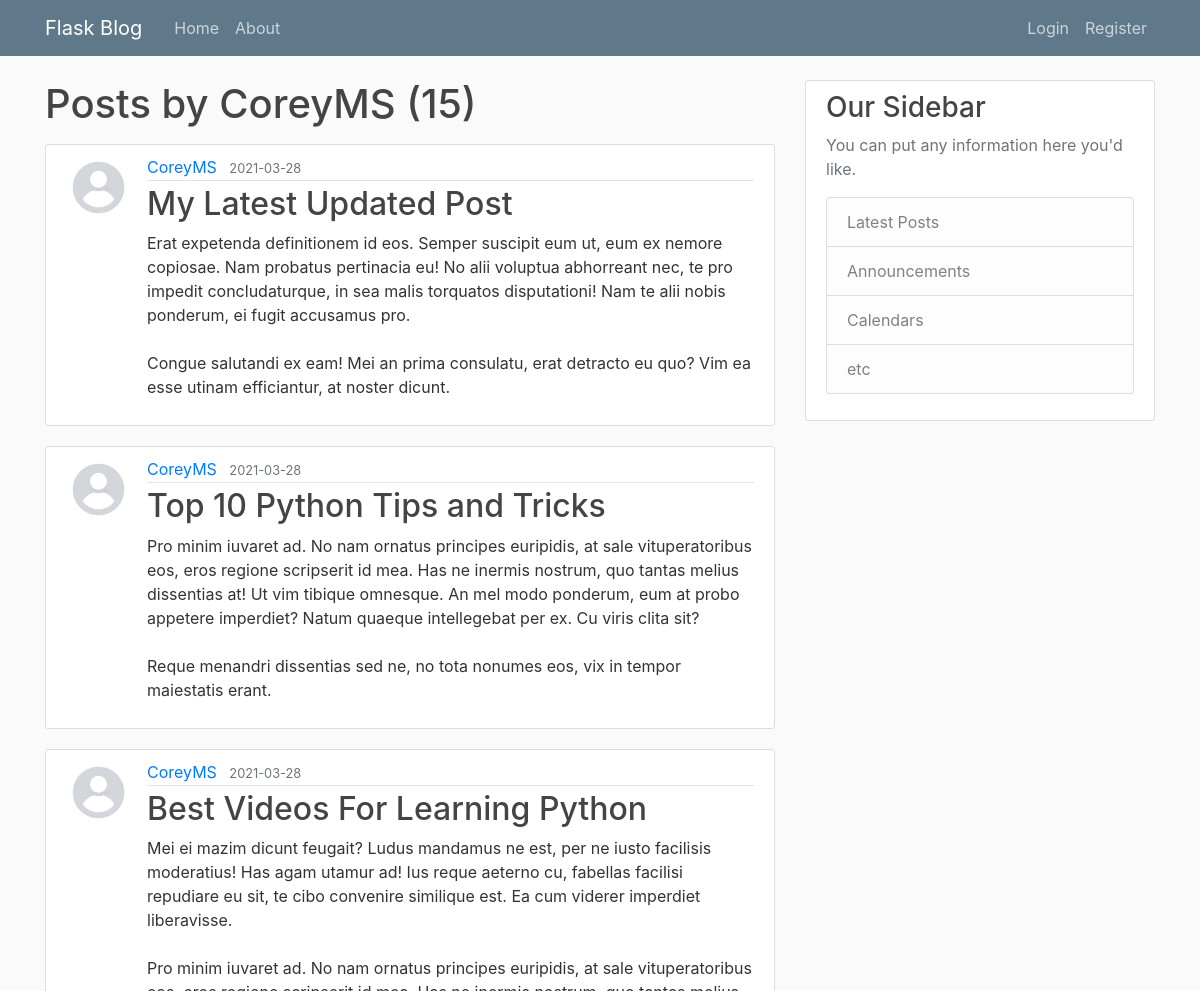
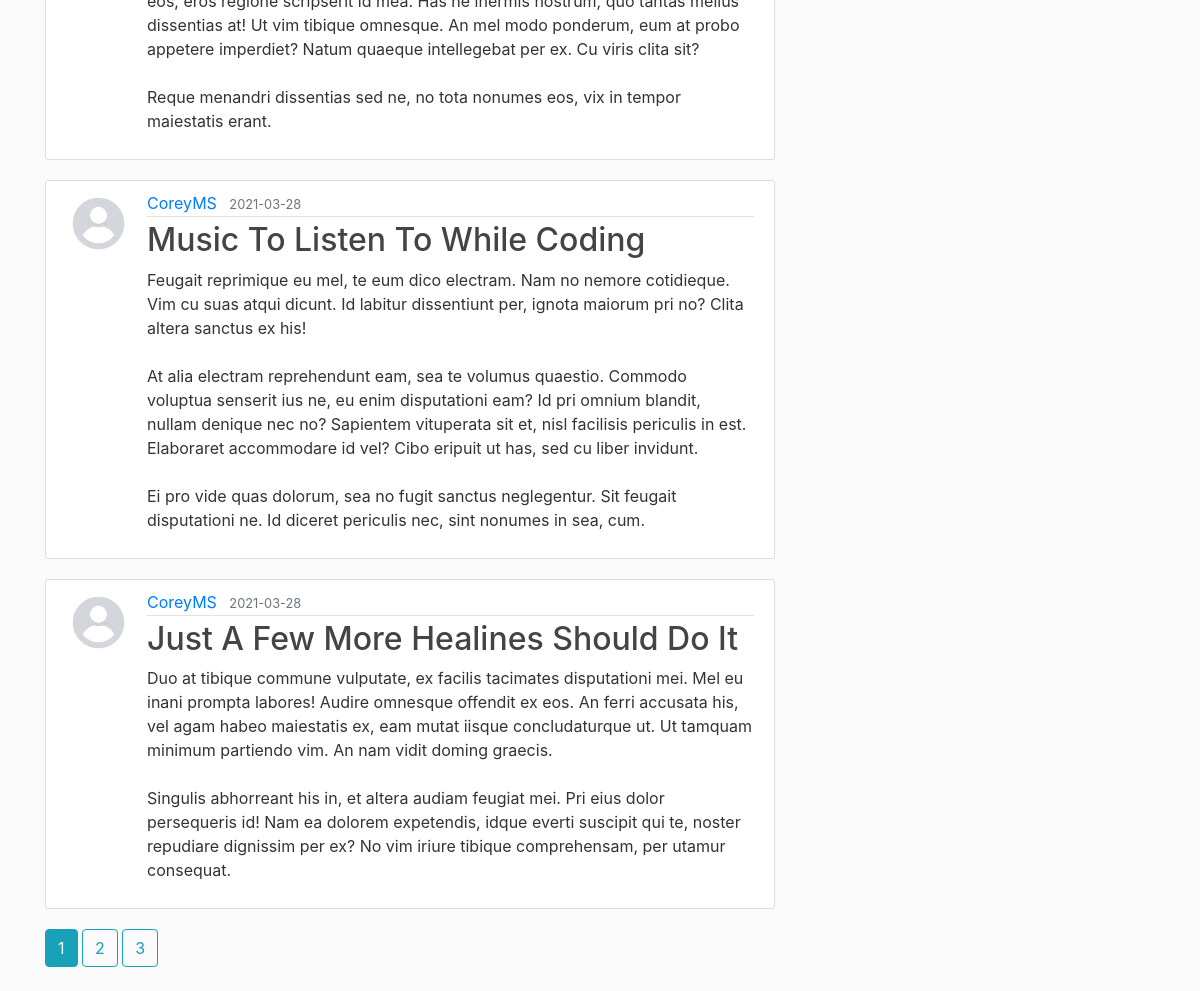
The app's page /user/CoreyMS with its own data (2 pictures, top to bottom).
### flaskblog/models.py (models this page shows, shortened)
class User(db.Model, UserMixin):
    id=db.Column(db.Integer, primary_key=True)
    username=db.Column(db.String(20), unique=True, nullable=False)
    email=db.Column(db.String(120), unique=True, nullable=False)
    image_file=db.Column(db.String(20), nullable=False, default='default.jpg')
    password=db.Column(db.String(20), nullable=False)
    posts=db.relationship('Post', backref='author', lazy=True)

class Post(db.Model):
    id=db.Column(db.Integer, primary_key=True)
    title=db.Column(db.String(100), nullable=False)
    date_posted=db.Column(db.DateTime, nullable=False, default=datetime.utcnow)
    content=db.Column(db.Text, nullable=False)
    userid=db.Column(db.Integer, db.ForeignKey('user.id'), nullable=False)

### flaskblog/users/routes.py (the view)
@users.route("/user/<string:username>")
def user_posts(username):
    page=request.args.get('page', 1, type=int)
    user=User.query.filter_by(username=username).first_or_404()
    posts=Post.query.filter_by(author=user).order_by(Post.date_posted.desc()).paginate(page=page, per_page=5)
    return render_template('user_posts.html', posts=posts, user=user)

### flaskblog/templates/user_posts.html
	{% extends "layout.html" %}
	{% block content %}
		<h1 class="mb-3">Posts by {{ user.username }} ({{ posts.total }})</h1>
		{% for post in posts.items %}
			<article class="media content-section">
				<img class="rounded-circle article-img" src="{{ url_for('static', filename='profile_pics/'+post.author.image_file) }}">
				<div class="media-body">
					<div class="article-metadata">
						<a class="mr-2" href="{{ url_for('users.user_posts', username=post.author.username) }}">{{ post.author.username }}</a>
						<small class="text-muted">{{ post.date_posted.strftime('%Y-%m-%d') }}</small>
					</div>
					<h2><a class="article-title" href="{{ url_for('posts.post', post_id=post.id) }}">{{ post.title }}</a></h2>
					<p class="article-content">{{ post.content }}</p>
				</div>
			</article>
		{% endfor %}
		{% for page_num in posts.iter_pages(left_edge=1, right_edge=1, left_current=1, right_current=2) %}
			{% if page_num %}
				{% if posts.page==page_num %}
					<a class="btn btn-info mb-4" href="{{ url_for('users.user_posts', username=user.username, page=page_num) }}">{{ page_num }}</a>
				{% else %}
					<a class="btn btn-outline-info mb-4" href="{{ url_for('users.user_posts', username=user.username, page=page_num) }}">{{ page_num }}</a>
				{% endif %}
			{% else %}
				...
			{% endif %}
		{% endfor %}
	{% endblock content %}

### flaskblog/static/main.css (style rules this page uses)
body { background: #fafafa; color: #333333; margin-top: 5rem; }
h1, h2, h3, h4, h5, h6 { color: #444444; }
.content-section { background: #ffffff; padding: 10px 20px; border: 1px solid #dddddd; border-radius: 3px; margin-bottom: 20px; }
.article-title { color: #444444; }
.article-content { white-space: pre-line; }
.article-img { height: 65px; width: 65px; margin-right: 16px; }
.article-metadata { padding-bottom: 1px; margin-bottom: 4px; border-bottom: 1px solid #e3e3e3 }

### records on screen
User: username "CoreyMS"
Post: image_file (picture), author.username "CoreyMS", date_posted "2021-03-28", title "My Latest Updated Post", content "Erat expetenda definitionem id eos. Semper suscipit eum ut, eum ex nemore copiosae. Nam probatus pertinacia eu! No alii voluptua abhorreant nec, te pro impedit concludaturque, in sea malis torquatos disputationi! Nam te alii nobis ponderum, ei fugit accusamus pro. Congue salutandi ex eam! Mei an prima consulatu, erat detracto eu quo? Vim ea esse utinam efficiantur, at noster dicunt."
Post: image_file (picture), author.username "CoreyMS", date_posted "2021-03-28", title "Top 10 Python Tips and Tricks", content "Pro minim iuvaret ad. No nam ornatus principes euripidis, at sale vituperatoribus eos, eros regione scripserit id mea. Has ne inermis nostrum, quo tantas melius dissentias at! Ut vim tibique omnesque. An mel modo ponderum, eum at probo appetere imperdiet? Natum quaeque intellegebat per ex. Cu viris clita sit? Reque menandri dissentias sed ne, no tota nonumes eos, vix in tempor maiestatis erant."
Post: image_file (picture), author.username "CoreyMS", date_posted "2021-03-28", title "Best Videos For Learning Python", content "Mei ei mazim dicunt feugait? Ludus mandamus ne est, per ne iusto facilisis moderatius! Has agam utamur ad! Ius reque aeterno cu, fabellas facilisi repudiare eu sit, te cibo convenire similique est. Ea cum viderer imperdiet liberavisse. Pro minim iuvaret ad. No nam ornatus principes euripidis, at sale vituperatoribus eos, eros regione scripserit id mea. Has ne inermis nostrum, quo tantas melius dissentias at! Ut vim tibique omnesque. An mel modo ponderum, eum at probo appetere imperdiet? Natum quaeque intellegebat per ex. Cu viris clita sit? Reque menandri dissentias sed ne, no tota nonumes eos, vix in tempor maiestatis erant."
Post: image_file (picture), author.username "CoreyMS", date_posted "2021-03-28", title "Music To Listen To While Coding", content "Feugait reprimique eu mel, te eum dico electram. Nam no nemore cotidieque. Vim cu suas atqui dicunt. Id labitur dissentiunt per, ignota maiorum pri no? Clita altera sanctus ex his! At alia electram reprehendunt eam, sea te volumus quaestio. Commodo voluptua senserit ius ne, eu enim disputationi eam? Id pri omnium blandit, nullam denique nec no? Sapientem vituperata sit et, nisl facilisis periculis in est. Elaboraret accommodare id vel? Cibo eripuit ut has, sed cu liber invidunt. Ei pro vide quas dolorum, sea no fugit sanctus neglegentur. Sit feugait disputationi ne. Id diceret periculis nec, sint nonumes in sea, cum."
Post: image_file (picture), author.username "CoreyMS", date_posted "2021-03-28", title "Just A Few More Healines Should Do It", content "Duo at tibique commune vulputate, ex facilis tacimates disputationi mei. Mel eu inani prompta labores! Audire omnesque offendit ex eos. An ferri accusata his, vel agam habeo maiestatis ex, eam mutat iisque concludaturque ut. Ut tamquam minimum partiendo vim. An nam vidit doming graecis. Singulis abhorreant his in, et altera audiam feugiat mei. Pri eius dolor persequeris id! Nam ea dolorem expetendis, idque everti suscipit qui te, noster repudiare dignissim per ex? No vim iriure tibique comprehensam, per utamur consequat."

### other values on screen
{{ posts.total }} "15"
{{ page_num }} "1"
{{ page_num }} "2" "3"
